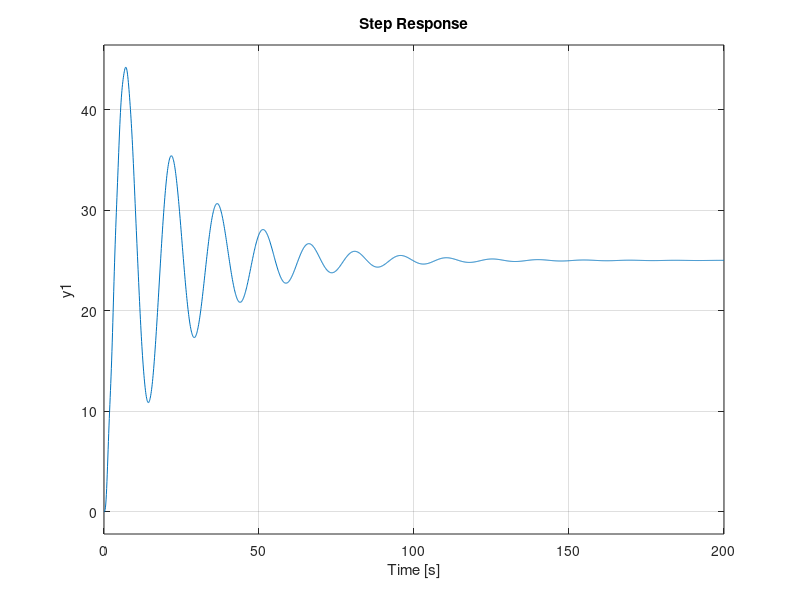

This figure's MATLAB source:
% ==============================
%
% Automatic Control Homework
% 3rd_Week
% No. 1 - c
%
% ==============================
clear;
clc;
% Define coefficients of numerator and denominator
num = [0.05 0.1];
den = [1 0.6 11.2 1 2];
% Generate Transfer Function
sys = tf(num, den);
% Plot
% Set step input as 500N
step(500*sys)